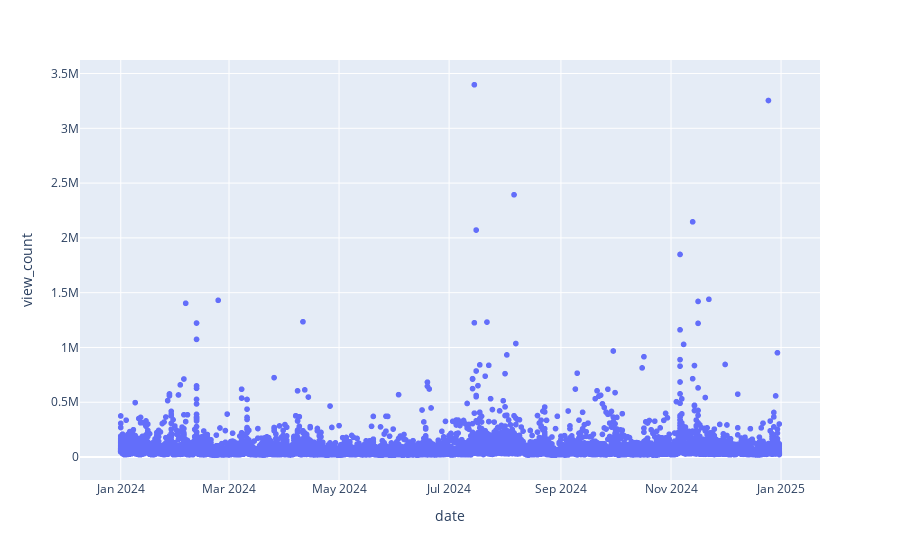

Here is the notebook cell this chart was saved with:
### Markdown cell above
<h3>Plot data

### Code cell
fig = px.scatter(
    df_top50,
    x='date',
    y='view_count',
    hover_data=['search_key', 'view_count'],
    size_max=20
)

fig.show()

### Figure 1 — Plotly figure (JSON) as saved in the notebook; plotly's stock layout.template omitted (floating-point values rounded to 4 significant figures; data arrays with more than 128 entries replaced by an {"elided": "..."} marker saying what was removed)
{"data": [{"customdata": {"elided": "18200x1 str values"}, "hovertemplate": "date=%{x}<br>view_count=%{y}<br>search_key=%{customdata[0]}<extra></extra>", "legendgroup": "", "marker": {"color": "#636efa", "symbol": "circle"}, "mode": "markers", "name": "", "showlegend": false, "type": "scattergl", "x": {"elided": "18200 str values"}, "xaxis": "x", "y": {"elided": "18200 int values"}, "yaxis": "y"}], "layout": {"legend": {"tracegroupgap": 0}, "margin": {"t": 60}, "xaxis": {"anchor": "y", "domain": [0, 1], "title": {"text": "date"}}, "yaxis": {"anchor": "x", "domain": [0, 1], "title": {"text": "view_count"}}}}
